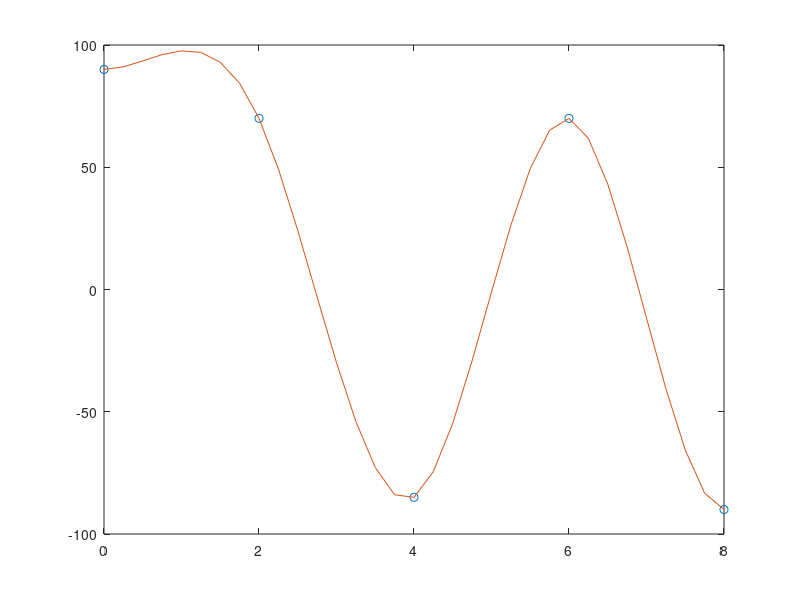

MATLAB code to generate this figure:
%%
t = [0 2 4 6 8];
q1 = [0 30 45 150 180];
xx =  0:.25:8;
sp1 = spline(t,[0 q1 0],xx);
plot(t,q1,'o',xx,sp1,'-');
h1 = gcf;
axesobj1 = get(h1,'Children');
dataobj1 = get(axesobj1,'Children');
xdata1 = get(dataobj1,'Xdata');
ydata1 = get(dataobj1,'Ydata');
a1 = xdata1{1,1};
b1 = ydata1{1,1};
Q1 = [a1' b1'];
%%
t = [0 2 4 6 8];
q2 = [0 -10 130 10 0];
xx =  0:.25:8;
sp2 = spline(t,[0 q2 0],xx);
plot(t,q2,'o',xx,sp2,'-');
h2 = gcf;
axesobj2 = get(h2,'Children');
dataobj2 = get(axesobj2,'Children');
xdata2 = get(dataobj2,'Xdata');
ydata2 = get(dataobj2,'Ydata');
a2 = xdata2{1,1};
b2 = ydata2{1,1};
Q2 = [a2' b2'];
%%
t = [0 2 4 6 8];
q3 = [90 70 -85 70 -90];
xx =  0:.25:8;
sp3 = spline(t,[0 q3 0],xx);
plot(t,q3,'o',xx,sp3,'-')
h3 = gcf;
axesobj3 = get(h3,'Children');
dataobj3 = get(axesobj3,'Children');
xdata3 = get(dataobj3,'Xdata');
ydata3 = get(dataobj3,'Ydata');
a3 = xdata3{1,1};
b3 = ydata3{1,1};
Q3 = [a3' b3'];